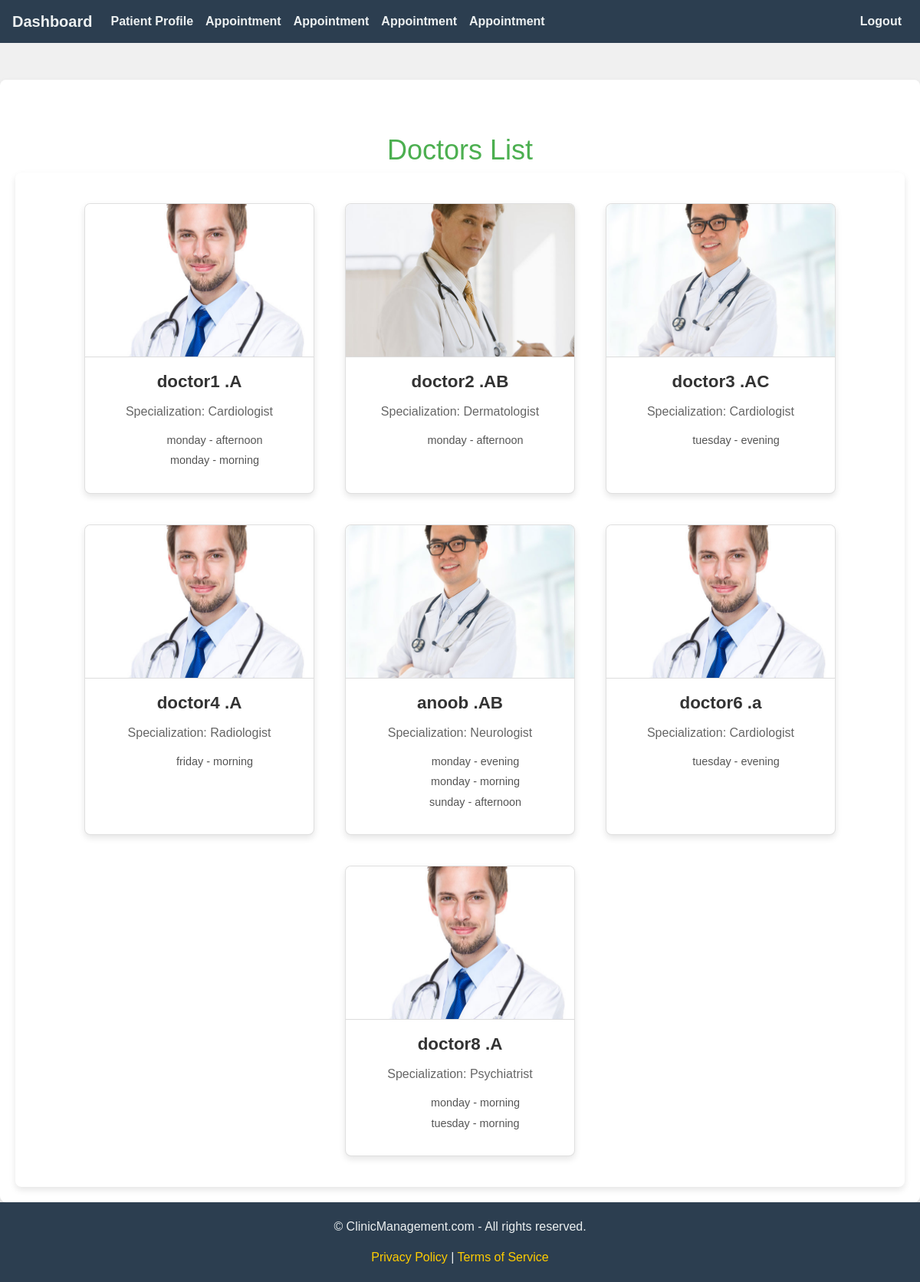
/patient_home/ (signed in), run on an earlier commit of the app's database.
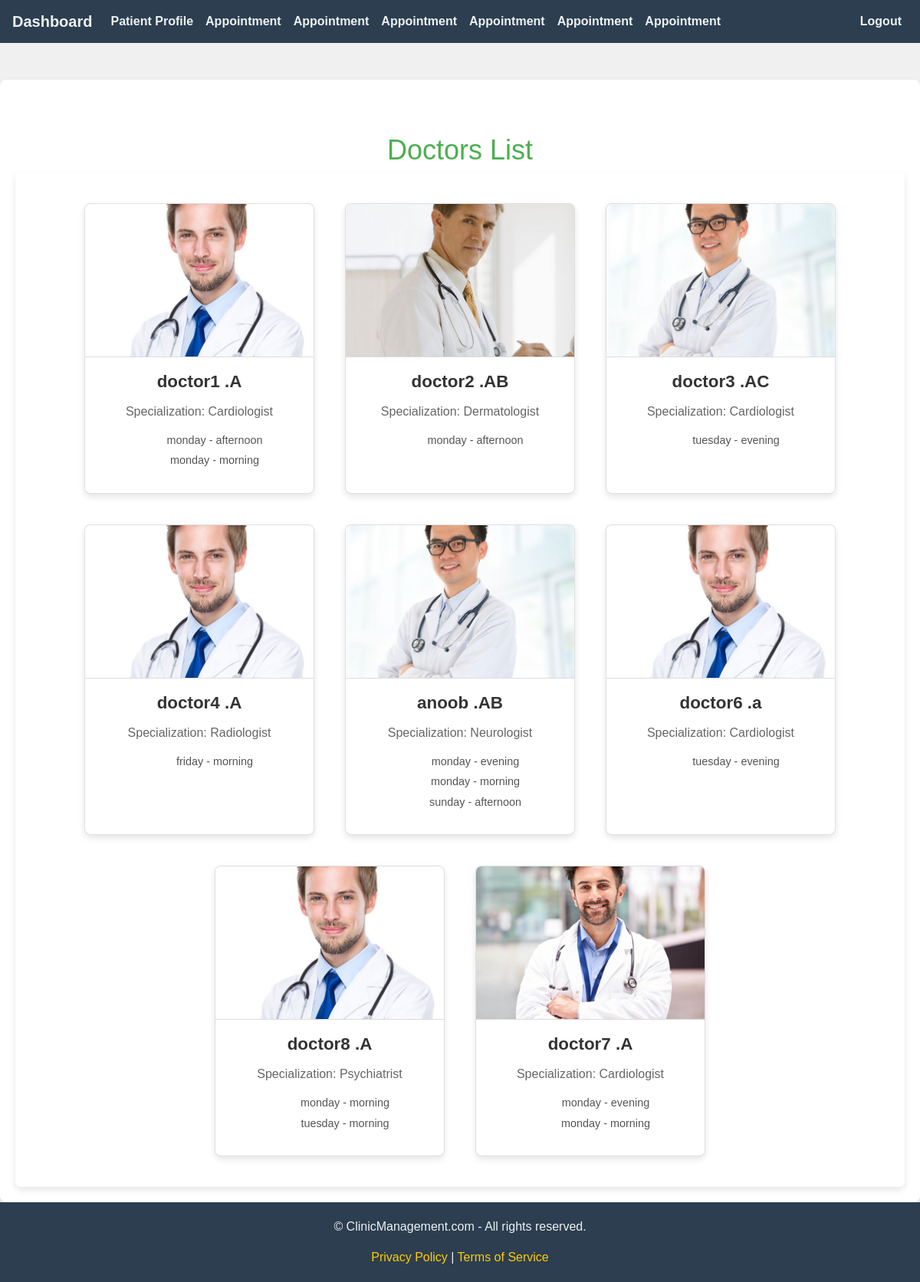
And on a later commit of the database.
### clinic_mgt_app/models.py (models this page shows, shortened)
class Appointment(models.Model):
    patient = models.ForeignKey(Patient, on_delete=models.CASCADE, related_name="appointments", limit_choices_to={'pat_user__role': 4})
    doctor = models.ForeignKey(Doctor, on_delete=models.CASCADE, related_name="doctor_appointments", limit_choices_to={'doctor_user__role': 3})
    schedule = models.ForeignKey(Schedule, on_delete=models.CASCADE)
    date = models.DateField(default=now)
    specialization = models.CharField(max_length=100, choices=Doctor.SPECIALIZATION_CHOICES, null=True)
    shift = models.CharField(max_length=40, null=True)
    token = models.PositiveIntegerField(editable=False, null=True)
    class Meta:
        unique_together = ('doctor', 'date', 'schedule', 'patient')

class Doctor(models.Model):
    SPECIALIZATION_CHOICES = [
        ('General Practitioner', 'General Practitioner'),
        ('Cardiologist', 'Cardiologist'),
        ('Dermatologist', 'Dermatologist'),
        ('Neurologist', 'Neurologist'),
        ('Orthopedic', 'Orthopedic'),
        ('Pediatrician', 'Pediatrician'),
        ('Psychiatrist', 'Psychiatrist'),
        ('Radiologist', 'Radiologist')
    ]
    doctor_user = models.ForeignKey(CustomUser,on_delete=models.CASCADE, null=True)
    first_name = models.CharField(max_length=100)
    last_name = models.CharField(max_length=100)
    specialization = models.CharField(max_length=100,choices=SPECIALIZATION_CHOICES)
    phone_number = models.CharField(max_length=15)
    image = models.ImageField(upload_to='image/',null=True)
    experience = models.PositiveIntegerField(help_text="Years of experience")
    clinic_address = models.TextField()
    created_at = models.DateTimeField(auto_now_add=True)
    updated_at = models.DateTimeField(auto_now=True)
    is_doctor = models.BooleanField(default=True)

class Schedule(models.Model):
    DAYS_OF_WEEK = [
        ('sunday', 'Sunday'),
        ('monday', 'Monday'),
        ('tuesday', 'Tuesday'),
        ('wednesday', 'Wednesday'),
        ('thursday', 'Thursday'),
        ('friday', 'Friday'),
        ('saturday', 'Saturday')
    ]
    SHIFTS = [
        ('morning', 'Morning'),
        ('afternoon', 'Afternoon'),
        ('evening', 'Evening'),
        ('night', 'Night'),
    ]
    specialization = models.CharField(max_length=100, choices=Doctor.SPECIALIZATION_CHOICES)
    doctor = models.ForeignKey(Doctor, on_delete=models.CASCADE, null=True)
    shifts = models.CharField(max_length=100,null=True ,choices=SHIFTS)
    day = models.CharField(max_length=9, choices=DAYS_OF_WEEK)
    class Meta:
        unique_together = ('doctor', 'day', 'shifts','specialization')

### clinic_mgt_app/views.py (the view)
# urls.py: path('patient_home/',views.patient_home,name='patient_home'),
@login_required
def patient_home(request):
    patient = Patient.objects.filter(pat_user=request.user).first()
    if not patient:
        return render(request, 'patient_profile_missing.html')
    appointments = Appointment.objects.filter(patient=patient).select_related('doctor', 'schedule')
    doctors = Doctor.objects.all()
    schedules = Schedule.objects.filter(doctor__in=doctors)
    context = {
        'patient': patient,
        'doctors': doctors,
        'schedules': schedules,
        'appointments': appointments,
    }
    return render(request, 'patient_home.html', context)

### clinic_mgt_app/templates/patient_home.html (shortened to what this page needs)
{% extends 'patient_base.html' %}
{% block content %}
<head>
</head>
<body>
    <h1>Doctors List</h1>
    <div class="container">
        {% if doctors %}
        {% for doctor in doctors %}
        <div class="card">
            {% if doctor.image %}
            <img src="{{ doctor.image.url }}" alt="{{ doctor.first_name }} {{ doctor.last_name }}">
            {% else %}
            <div style="height: 200px; display: flex; justify-content: center; align-items: center; background-color: #eee;">
                <p>No image available</p>
            </div>
            {% endif %}
            <div class="card-content">
                <div class="card-title">{{ doctor.first_name }} {{ doctor.last_name }}</div>
                <div class="card-text">Specialization: {{ doctor.specialization }}</div>
                <ul class="schedule-list">
                    {% for schedule in schedules %}
                        {% if schedule.doctor == doctor %}
                            <li>{{ schedule.day }} - {{ schedule.shifts }}</li>
                        {% endif %}
                    {% endfor %}
                </ul>
            </div>
        </div>
        {% endfor %}
        {% else %}
        <p>No doctors available at the moment.</p>
        {% endif %}
    </div>
</body>
{% endblock content %}

### clinic_mgt_app/templates/patient_base.html (shortened to what this page needs)
<!DOCTYPE html>
<html lang="en">
<head>
    <link rel="stylesheet" href="https://cdn.jsdelivr.net/npm/bootstrap@4.0.0/dist/css/bootstrap.min.css"
>
</head>
<body>
    <nav class="navbar navbar-expand-lg navbar-dark">
        <a class="navbar-brand" href="{% url 'patient_home' %}">Dashboard</a>
        <div class="collapse navbar-collapse" id="navbarSupportedContent">
            <ul class="navbar-nav mr-auto">
                <li class="nav-item active">
                    <a class="nav-link" href="{% url 'patient_detail' patient.pk %}">Patient Profile</a>
                </li>
                {% for appointment in appointments %}
                <li class="nav-item active">
                    <a class="nav-link" href="{% url 'appointment_detail' pk=appointment.pk %}">Appointment</a>
                </li>
                {% endfor %}
            </ul>
        </div>
        <div class="collapse navbar-collapse" id="navbarSupportedContent">
            <ul class="navbar-nav ml-auto">
                <li class="nav-item active">
                    <a class="nav-link" href="{% url 'logout' %}">Logout</a>
                </li>
            </ul>
        </div>
    </nav>
    <div class="container mt-5">
        {% block content %}
        {% endblock content %}
    </div>
    <footer class="footer text-center">
        <p>© ClinicManagement.com - All rights reserved.</p>
        <a href="#">Privacy Policy</a> | <a href="#">Terms of Service</a>
    </footer>
</body>
</html>

What changed in the data, as far as the page shows it:
added Doctor: image (picture), first_name "doctor7", last_name ".A", specialization "Cardiologist"
added Schedule: day "monday", shifts "evening", shown under "doctor7"
added Schedule: day "monday", shifts "morning", shown under "doctor7"
